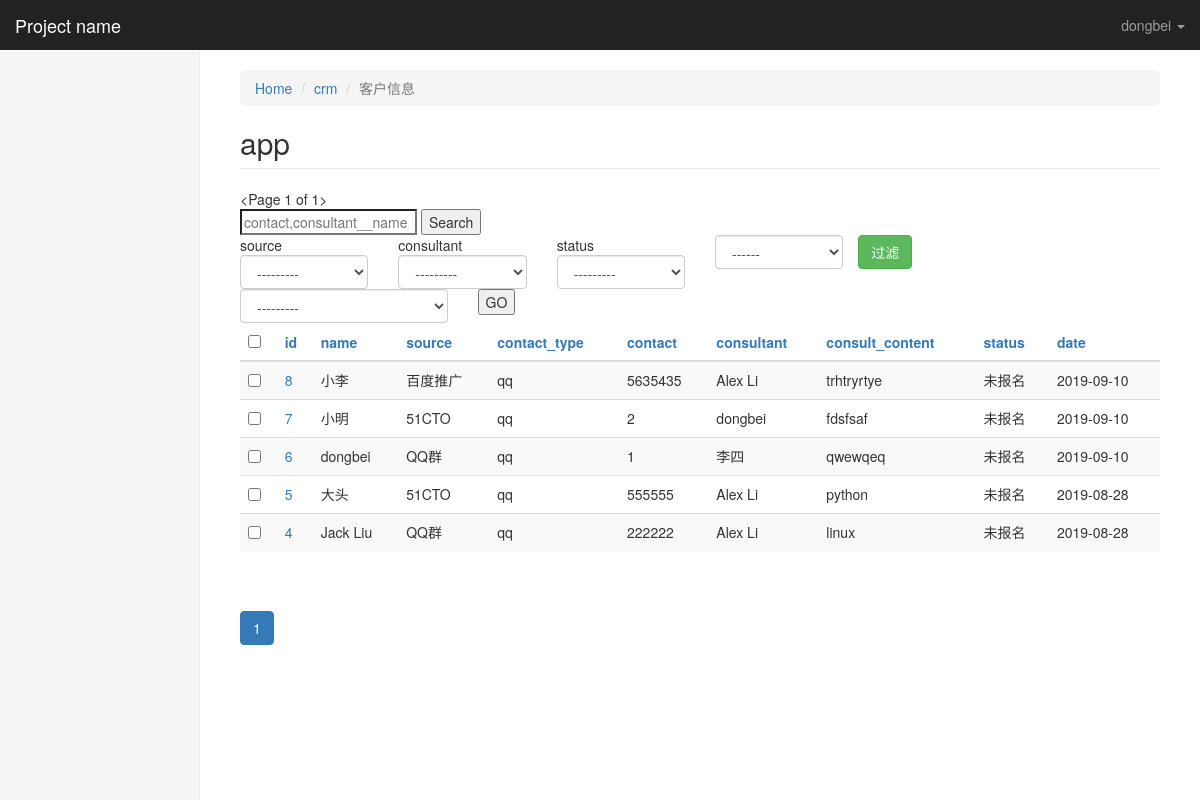
The app's page /kingadmin/crm/customerinfo/ (signed in) with its own data.
### crm/models.py (models this page shows, shortened)
class CustomerInfo(models.Model):
    name = models.CharField(max_length=64,default=None)
    contact_type_choices = ((0,'qq'),(1,'微信'),(2,'手机'))
    contact_type = models.SmallIntegerField(choices=contact_type_choices,default=0)
    contact = models.CharField(max_length=64,unique=True)
    source_choices = ((0,'QQ群'),
                      (1,'51CTO'),
                      (2,'百度推广'),
                      (3,'知乎'),
                      (4,'转介绍'),
                      (5,'其它'),
                      )
    source = models.SmallIntegerField(choices=source_choices)
    referral_from = models.ForeignKey("self",blank=True,null=True,verbose_name="转介绍",on_delete=models.CASCADE)
    consult_courses = models.ManyToManyField("Course",verbose_name="咨询课程")
    consult_content = models.TextField(verbose_name="咨询内容")
    status_choices = ((0,'未报名'),(1,'已报名'),(2,'已退学'))
    status = models.SmallIntegerField(choices=status_choices)
    consultant = models.ForeignKey("UserProfile",verbose_name="课程顾问",on_delete=models.CASCADE)
    date = models.DateField(auto_now_add=True)
    class Meta:
        verbose_name="客户信息"
        verbose_name_plural="客户信息"

class UserProfile(models.Model):
    user = models.OneToOneField(User,on_delete=models.CASCADE)
    name = models.CharField(max_length=64,verbose_name="姓名")
    role = models.ManyToManyField("Role",blank=True,null=True)
    def __str__(self): #__unicode__
        return self.name

### kingadmin/views.py (the view, shortened to what this page needs)
# urls.py: url(r'^(\w+)/(\w+)/$', views.table_obj_list, name="table_obj_list"),
@login_required
def table_obj_list(request,app_name,model_name):
    admin_class = site.enabled_admins[app_name][model_name]
    querysets = admin_class.model.objects.all().order_by('-id')
    querysets,filter_condtions  = get_filter_result(request,querysets)
    admin_class.filter_condtions = filter_condtions
    querysets = get_serached_result(request,querysets,admin_class)
    admin_class.search_key = request.GET.get('_q','')
    querysets,sorted_column = get_orderby_result(request,querysets,admin_class)
    paginator = Paginator(querysets, admin_class.list_per_page) # Show 25 contacts per page
    page = request.GET.get('_page')
    try:
        querysets = paginator.page(page)
    except PageNotAnInteger:
        querysets = paginator.page(1)
    except EmptyPage:
        querysets = paginator.page(paginator.num_pages)
    print(request.GET)
    return render(request,'kingadmin/table_obj_list.html', locals())

### kingadmin/templatetags/kingadmin_tags.py (called while the page is built, shortened)
@register.simple_tag
def  build_table_row(obj,admin_class):
    ele = ""
    if admin_class.list_display:
        for index,column_name in enumerate(admin_class.list_display):
            column_obj = admin_class.model._meta.get_field(column_name)
            if column_obj.choices: #get_xxx_display
                column_data = getattr(obj,'get_%s_display'% column_name)()
            else:
                column_data = getattr(obj,column_name)
            td_ele = "<td>%s</td>" % column_data
            if index == 0:
                td_ele = "<td><a href='%s/change/'>%s</a></td>"% (obj.id,column_data)
            ele += td_ele
    else:
        td_ele = "<td><a href='%s/change/'>%s</a></td>" % (obj.id,obj)
        ele += td_ele
    return mark_safe(ele)

@register.simple_tag
def get_sorted_column(column,sorted_column,forloop):
    if column in sorted_column:#这一列被排序了,
        last_sort_index = sorted_column[column]
        if last_sort_index.startswith('-'):
            this_time_sort_index = last_sort_index.strip('-')
        else:
            this_time_sort_index = '-%s' % last_sort_index
        return this_time_sort_index
    else:
        return forloop

@register.simple_tag
def render_filtered_args(admin_class,render_html=True):
    if admin_class.filter_condtions:
        ele = ''
        for k,v in admin_class.filter_condtions.items():
            ele += '&%s=%s' %(k,v)
        if render_html:
            return mark_safe(ele)
        else:
            return ele
    else:
        return ''

@register.simple_tag
def render_sorted_arrow(column,sorted_column):
    return ''

@register.simple_tag
def render_paginator(querysets,admin_class,sorted_column):
    ele = '''
      <ul class="pagination">
    '''
    for i in querysets.paginator.page_range:
        if abs(querysets.number - i) < 2 :#display btn
            active = ''
            if querysets.number == i : #current page
                active = 'active'
            filter_ele = render_filtered_args(admin_class)
            sorted_ele = ''
            if sorted_column:
                sorted_ele = '&_o=%s' % list(sorted_column.values())[0]
            p_ele = '''<li class="%s"><a href="?_page=%s%s%s">%s</a></li>'''  % (active,i,filter_ele,sorted_ele,i)
            ele += p_ele
    ele += "</ul>"
    return mark_safe(ele)

@register.simple_tag
def get_current_sorted_column_index(sorted_column):
    return list(sorted_column.values())[0] if sorted_column else ''

### kingadmin/templates/kingadmin/table_obj_list.html (shortened to what this page needs)
{% extends 'kingadmin/index.html' %}
{% load kingadmin_tags %}
{% block  right-content-container %}
    <ol class="breadcrumb">
      <li><a href="/kingadmin/">Home</a></li>
      <li><a href="/kingadmin/{{ app_name }}">{{ app_name }}</a></li>
      <li class="active">{% get_model_verbose_name admin_class %}</li>
    </ol>
<h2 class="page-header">app</h2>
<div>
        {{ querysets }}
        <form>
            <input type="search" placeholder="{% for s in admin_class.search_fields %}{{ s }},{% endfor %}" name="_q" value="{{ admin_class.search_key }}">
            <input type="submit" value="Search">
        </form>
        <div class="row">
            {% if  admin_class.list_filter %}
            <form >
                {% for filter_column in admin_class.list_filter %}
                   {% build_filter_ele filter_column admin_class %}
                {% endfor %}
                <input class="btn btn-success" type="submit" value="过滤">
            </form>
            {% endif %}
        </div>
        <form onsubmit="return ActionCheck(this)" method="post">{% csrf_token %}
            <div class="row">
                <div class="col-lg-3">
                    <select class="form-control" name="action" >
                            <option value="">---------</option>
                    </select>
                </div>
                <div class="col-lg-2">
                    <input type="submit" value="GO">
                </div>
            </div>
        </form>
        <table class="table table-striped">
            <thead>
                <tr>
                    {% if admin_class.list_display %}
                        <th><input type="checkbox" onclick="SelectAllObjs(this)"></th>
                        {% for column in admin_class.list_display %}
                            <th><a href="?_o={% get_sorted_column column sorted_column forloop.counter0 %}{% render_filtered_args admin_class%}">
                                {{ column }}
                            </a></th>
                        {% endfor %}
                    {% else %}
                        <th>{% get_model_name admin_class %}</th>
                    {% endif %}
                </tr>
            </thead>
            <tbody>
                {% for obj in querysets %}
                    <tr>
                        <td><input row-select="true"  type="checkbox" value="{{ obj.id }}"></td>
                        {%  build_table_row obj admin_class %}
                    </tr>
                {% endfor %}
            </tbody>
        </table>
        <div class="pagination">
            {% render_paginator querysets admin_class sorted_column %}
        </div>
</div>
{% endblock %}

### kingadmin/templates/kingadmin/index.html (shortened to what this page needs)
{% extends 'base.html' %}
{% block body %}
<nav class="navbar navbar-inverse navbar-fixed-top">
  <div class="container-fluid">
    <div class="navbar-header">
      <a class="navbar-brand" href="#">{% block pro_name %}Project name{% endblock %}</a>
    </div>
    <div id="navbar" class="navbar-collapse collapse">
      <ul class="nav navbar-nav navbar-right">
        <li class="dropdown ">
          <a href="#" class="dropdown-toggle" data-toggle="dropdown" role="button" >{{ request.user }} <span class="caret"></span></a>
        </li>
      </ul>
    </div>
  </div>
</nav>
<div class="container-fluid">
  <div class="row">
    <div class="col-sm-3 col-md-2 sidebar">
    </div>
    <div class="col-sm-9 col-sm-offset-3 col-md-10 col-md-offset-2 main">
      {% block  right-content-container %}{% endblock %}
    </div>
  </div>
</div>
{% endblock %}

### statics/css/dashboard.css (style rules this page uses)
body { padding-top: 50px; }
.navbar-fixed-top { border: 0; }
.sidebar { display: none; }
@media (min-width: 768px) { .sidebar { position: fixed; top: 51px; bottom: 0; left: 0; z-index: 1000; display: block; padding: 20px; overflow-x: hidden; overflow-y: auto; background-color: #f5f5f5; border-right: 1px solid #eee; } }
.main { padding: 20px; }
@media (min-width: 768px) { .main { padding-right: 40px; padding-left: 40px; } }
.main .page-header { margin-top: 0; }

### records on screen
CustomerInfo: id+name+source "8 小李 百度推广 qq 5635435 Alex Li trhtryrtye 未报名 2019-09-10"
CustomerInfo: id+name+source "7 小明 51CTO qq 2 dongbei fdsfsaf 未报名 2019-09-10"
CustomerInfo: id+name+source "6 dongbei QQ群 qq 1 李四 qwewqeq 未报名 2019-09-10"
CustomerInfo: id+name+source "5 大头 51CTO qq 555555 Alex Li python 未报名 2019-08-28"
CustomerInfo: id+name+source "4 Jack Liu QQ群 qq 222222 Alex Li linux 未报名 2019-08-28"

### other values on screen
{{ request.user }} "dongbei"
{{ app_name }} "crm"
{{ querysets }} "<Page 1 of 1>"
{{ column }} "id" "name" "source" "contact_type" "contact" "consultant" "consult_content" "status" "date"
